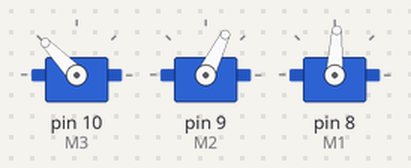
The sketch below on a simulated Arduino Uno, built with avr-gcc and run on an emulated ATmega328P. Shown: 3 × servo.

Above: at 0.05 s.
At 0.75 s:
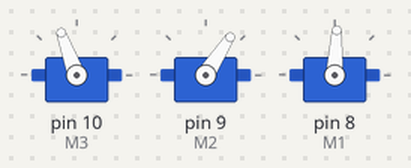
At 1.15 s:
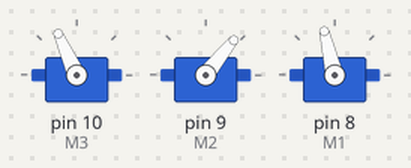
At 1.5 s:
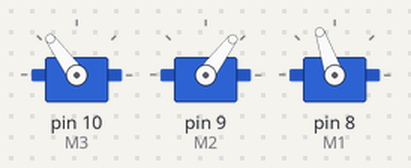
At 2.2 s:
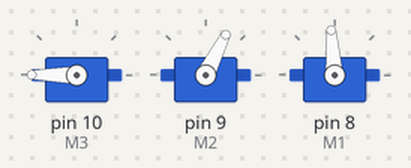
At 2.95 s:
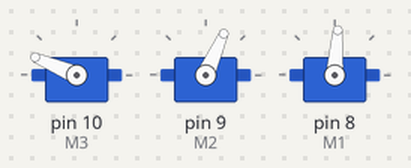
Timing chart, 0 to 7.3 s (numbered marks = the images above):
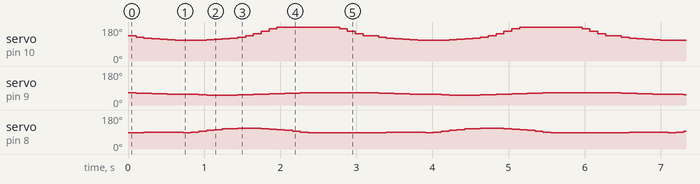

The sketch:

Movimiento_de_una_pata.ino
```cpp
#include <math.h>
#include <Servo.h>

float pi=3.1416;

// Servos de la pata
Servo servoM3;
Servo servoM2;
Servo servoM1;

// Pines a los que están conectados los servos
int M3 = 10;
int M2 = 9;
int M1 = 8;

// Para la posicion de la pata
int SHOULDER = 1;
int ELBOW = 1;

// Dimensiones del robot en cm
float L0 = 4;           //Distancia del centro del robot al hombro   <-  FALTA MEDIR EN FISICO     CAMBIAR
float L1 = 4.7;         //Distancia del hombro al codo
float L2 = 10.461;      //Distancia del codo a la muneca
float L3 = 11.363;      //Distancia de la muneca a la punta

float gama = pi/4;      //Angulo al que se encuentra la pata con respecto al universal

// Variables for position
float PUx;
float PUy;
float PUz;

float Px;
float Py;
float Pz;

// Variables para trayectoria pata 1                                          SE PUEDEN MODIFICAR
float ry=3; //Radio en y (a lo largo del piso)
float rz=3; //Radio en z (maxima distancia entre la pata y el piso)

float a0=pi/2;   //Angulo inicial de la rotacion
float af=5*pi/2;  //Angulo final de la rotacion

float b=3*pi/2;  //Rotación de la trayectoria con respecto al unviersal    0->Adelante    pi/2->izquierda    pi->atras    3pi/2->derecha
float a;    //Angulo del círculo de la trayectoria
float w;

//Distamcia al origen de la trayectoria con respecto al universal             SE PUEDEN MODIFICAR
float dx=5;
float dy=5;
float dz=-18;

//Delay entre cada movimiento
float delayM = 100;

float t0 = 0;
float tf = 3000;  // Duración de un ciclo de la pata andando en milisegundos
float delta_t = delayM;

void setup() {
  Serial.begin(9600);
  servoM3.attach(M3);
  servoM2.attach(M2);
  servoM1.attach(M1);
}

void loop() {
  for(int t=t0; t<=tf; t=t+delta_t) {
    w=(t-t0)/(tf-t0);
    a=(af-a0)*w+a0+pi;   //Offset de pi

    // Calculo de posición pata
    //(Lugar desdeado universal)-traslación
    PUx=(-1*ry*cos(a)*sin(b) + dx) - L0*cos(gama);
    PUy= (ry*cos(a)*cos(b) + dy) - L0*sin(gama);
    PUz=(max2(0,rz*sin(a)) + dz);
    //Lugar desdeado pata    sin rotación
    Px=PUx*cos(-gama)-PUy*sin(-gama);
    Py=PUx*sin(-gama)+PUy*cos(-gama);
    Pz=PUz;
    /*Serial.print("Px: ");
    Serial.println(PUx);
    Serial.print("Py: ");
    Serial.println(PUy);
    Serial.print("Pz: ");
    Serial.println(PUz);*/
    // Cinematica inversa pata
    float q1 = findQ1(Px, Py);
    float q3 = findQ3(Px, Py, Pz, q1);
    float q2 = findQ2(Px, Py, Pz, q1, q3);

    // Posiciona la pata
    servoM1.writeMicroseconds(msM1(q3));
    servoM2.writeMicroseconds(msM2(q2));
    servoM3.writeMicroseconds(msM3(q1));
    /*Serial.print("Px: ");
    Serial.println(Px);
    Serial.print("Py: ");
    Serial.println(Py);
    Serial.print("Pz: ");
    Serial.println(Pz);
    Serial.print("q1: ");
    Serial.println(q1);
    Serial.print("q2: ");
    Serial.println(q2);
    Serial.print("q3: ");
    Serial.println(q3);*/
    delay(delayM);
  }
}

//  Funciones para milisegundos del servo
//M
float msM1(float grados) {
  return 539.61*grados + 1647.1;
}

float msM2(float grados) {
  return 474.19*grados + 709.5;
}

float msM3(float grados) {
  return 634.86*grados + 1925.4;
}

float findQ1(float Px, float Py) {
  float q1=atan2(SHOULDER*Py, SHOULDER*Px);
  return q1;
}

float findQ3(float Px, float Py, float Pz, float q1) {
  float s1=sin(q1); float c1=cos(q1);

  float s3=(L2*L2+L3*L3-(c1*Px+s1*Py-L1)*(c1*Px+s1*Py-L1)-Pz*Pz)/(2*L2*L3);
  if (1-s3*s3>=0) {
    float q3=atan2(s3,ELBOW*sqrt(1-s3*s3));
    return q3;
  } else {
    Serial.println("angulo imposible");
    return;   //No se puede sacar ese ángulo
  }
}

float findQ2(float Px, float Py, float Pz, float q1, float q3) {
  float s1=sin(q1); float c1=cos(q1);
  float s3=sin(q3); float c3=cos(q3);

  float q2 = atan2(Pz,c1*Px+s1*Py-L1)-atan2(-L3*c3,L2-L3*s3);
  q2 = atan2(sin(q2),cos(q2));
  return -1*q2;
}

float max2(float n1, float n2) {
  if(n2>n1){return n2;}
  else{return n1;}
}
```

Measured:
- by itself, servo on pin 8 (M1): repeats every 3.2 s: 87° 0.10 s, 90° 0.10 s, 95° 0.10 s, 99° 0.10 s, 103° 0.10 s, 106° 0.10 s, 108° 0.10 s, 109° 0.31 s, 107° 0.10 s, 105° 0.10 s, 102° 0.10 s, 98° 0.10 s, 94° 0.10 s, 89° 0.10 s, 86° 0.62 s, 87° 0.41 s, 88° 0.51 s
